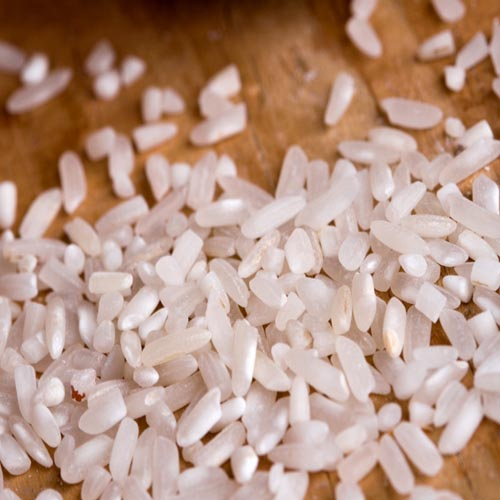
#> input picture temp.jpg, 500 x 500 px, given in place of Basmati (1).jpg, which was not available
$ python Test_Robustness.py
#> lines starting #> are read from the running program, lines starting #| are printed output that depends on the picture; after the words box and inside, x2 and y2 are one past the last pixel; in counts of white or black regions, pixels touching at a corner belong together; pictures that were not available may be replaced by others from this repository, and a replacement may not be noted
### Broken_Grains_Analysis/Preprocessing.py
import cv2
import numpy as np

def preprocess_image(image_path):
    # Load the image
    image = cv2.imread(image_path)

    if image is None:
        print(f"⚠ Warning: Unable to read image at {image_path}")
        return None, None

    # 1. Convert to grayscale
    gray_image = cv2.cvtColor(image, cv2.COLOR_BGR2GRAY)

    # 2. Applying Gaussian Blur to reduce noise
    blurred_image = cv2.GaussianBlur(gray_image, (5, 5), 0)

    # 3. Applying Otsu Thresholding to get binary image
    # Note: We check if the background is light or dark
    # Most rice datasets have dark backgrounds, but real photos might vary.
    _, thresh = cv2.threshold(blurred_image, 0, 255, cv2.THRESH_BINARY + cv2.THRESH_OTSU)

    # Simple check: if more than 50% pixels are white, invert (assuming background should be black)
    if np.sum(thresh == 255) > np.sum(thresh == 0):
        thresh = cv2.bitwise_not(thresh)

    # 4. Cleanup: Simple noise removal while preserving small particles
    # Instead of opening, we use a small median blur to remove single-pixel noise
    processed_binary = cv2.medianBlur(thresh, 3)

    # 5. Fill holes in grains
    cnts, _ = cv2.findContours(processed_binary, cv2.RETR_EXTERNAL, cv2.CHAIN_APPROX_SIMPLE)
    for c in cnts:
        cv2.drawContours(processed_binary, [c], 0, 255, -1)

    return processed_binary, image

### Broken_Grains_Analysis/Segmentation.py
import cv2
import numpy as np
from scipy import ndimage
from skimage.feature import peak_local_max
from skimage.segmentation import watershed

def segment_grains(binary_image):
    """
    Improved watershed segmentation for overlapping grains
    (Balanced version – keeps peak detection but fixes merging issue)
    """

    # Ensure binary is correct type
    binary = binary_image.astype(bool)

    # Step 1: Distance transform
    distance = ndimage.distance_transform_edt(binary)

    # Step 2: FIXED adaptive min_distance (VERY IMPORTANT)
    max_dist = np.max(distance)

    if max_dist > 0:
        # MUCH smaller than before (key fix)
        adaptive_min_dist = int(max_dist * 0.12)
        adaptive_min_dist = max(2, min(adaptive_min_dist, 10))
    else:
        adaptive_min_dist = 5

    # Step 3: Find local maxima (grain centers)
    local_maxi = peak_local_max(
        distance,
        min_distance=adaptive_min_dist,
        labels=binary,
        footprint=np.ones((3, 3))   # helps detect more peaks
    )

    # Step 4: Create markers
    markers = np.zeros(distance.shape, dtype=int)
    for i, (r, c) in enumerate(local_maxi):
        markers[r, c] = i + 1

    # Step 5: Apply watershed
    labels = watershed(-distance, markers, mask=binary)

    return labels, distance

# [3 lines that do not run on import are left out]

### Broken_Grains_Analysis/Feature_Analysis.py
import cv2
import numpy as np

def extract_features(labels):
    """
    Extract geometric features from segmented grains
    with area-based filtering to remove noise and over-segmentation.
    """

    grain_features = []

    # 🔥 Thresholds (tune if needed)
    MIN_AREA = 25     # remove very small noise
    MAX_AREA = 12000  # optional: remove very large merged grains

    # Iterate through each grain
    for label in np.unique(labels):
        if label == 0:
            continue

        # Create mask
        mask = np.uint8(labels == label) * 255

        # Find contours
        contours, _ = cv2.findContours(mask, cv2.RETR_EXTERNAL, cv2.CHAIN_APPROX_SIMPLE)

        if len(contours) == 0:
            continue

        cnt = contours[0]

        # ---------------------------
        # 1. AREA
        # ---------------------------
        area = cv2.contourArea(cnt)

        # 🚨 AREA FILTER (IMPORTANT)
        if area < MIN_AREA or area > MAX_AREA:
            continue

        # ---------------------------
        # 2. AXIS LENGTHS
        # ---------------------------
        if len(cnt) >= 5:
            (x, y), (d1, d2), angle = cv2.fitEllipse(cnt)
            major_axis = max(d1, d2)
            minor_axis = min(d1, d2)
        else:
            x, y, w, h = cv2.boundingRect(cnt)
            major_axis = max(w, h)
            minor_axis = min(w, h)
            x, y = int(x + w / 2), int(y + h / 2)

        # ---------------------------
        # 3. ASPECT RATIO
        # ---------------------------
        aspect_ratio = major_axis / minor_axis if minor_axis != 0 else 0

        # ---------------------------
        # STORE FEATURES
        # ---------------------------
        grain_features.append({
            'label': int(label),
            'area': float(area),
            'length': float(major_axis),
            'width': float(minor_axis),
            'aspect_ratio': float(aspect_ratio),
            'centroid': (int(x), int(y))
        })

    return grain_features

### Broken_Grains_Analysis/Classification.py
import numpy as np

# Predefined Variety Characteristics for Better Quality Analysis
# Values are based on typical proportions (L/W ratio) for these classes
VARIETY_DATA = {
    'Arborio': {'min_aspect_ratio': 1.6, 'expected_area_ratio': 0.70},
    'Basmati': {'min_aspect_ratio': 3.0, 'expected_area_ratio': 0.65},
    'Ipsala': {'min_aspect_ratio': 2.5, 'expected_area_ratio': 0.75},
    'Jasmine': {'min_aspect_ratio': 2.8, 'expected_area_ratio': 0.70},
    'Karacadag': {'min_aspect_ratio': 1.5, 'expected_area_ratio': 0.60},
}

def classify_grains(grain_features, variety_name=None):
    """
    Decides if a grain is 'Full' or 'Broken'.
    Uses variety-specific reference data for professional-grade results.
    """
    if len(grain_features) == 0:
        return [], (0, 0)

    # STEP 1: Find sample reference (still useful as a secondary check)
    max_length = max(g['length'] for g in grain_features)
    max_area = max(g['area'] for g in grain_features)

    # STEP 2: Use variety-aware logic
    variety_info = VARIETY_DATA.get(variety_name, {'expected_area_ratio': 0.70})

    # Thresholds: If specific variety is known, we can be more strict
    length_limit = max_length * 0.75
    area_limit = max_area * variety_info['expected_area_ratio']

    # STEP 3: Classification pass
    for grain in grain_features:
        # A grain is broken if it's much smaller than the largest in the sample
        # OR if its aspect ratio is way off from the variety standard (indicating broken pieces)
        is_small = grain['area'] < area_limit or grain['length'] < length_limit

        # If we know the variety, we can also check for shape integrity (Aspect Ratio)
        # Note: we use a relaxed check here as broken grains often have low aspect ratios
        is_deformed = False
        if variety_name in VARIETY_DATA:
            # If it's supposed to be long (Basmati) but is round, it's likely a broken piece
            target_ar = VARIETY_DATA[variety_name]['min_aspect_ratio']
            if grain['aspect_ratio'] < target_ar * 0.6: # 40% deviation allowed
                is_deformed = True

        if is_small:
            grain['classification'] = 'Broken'
        elif variety_name in VARIETY_DATA:
            # High tolerance for shape (50% deviation)
            target_ar = VARIETY_DATA[variety_name]['min_aspect_ratio']
            if grain['aspect_ratio'] < target_ar * 0.5:
                grain['classification'] = 'Broken'
            else:
                grain['classification'] = 'Full'
        else:
            grain['classification'] = 'Full'

    return grain_features, (max_length, max_area)

### src/Test_Robustness.py
import cv2
import numpy as np
import os
import matplotlib.pyplot as plt
from pathlib import Path
import sys

# Add paths
sys.path.append(str(Path(__file__).parent.parent / "Broken_Grains_Analysis"))
sys.path.append(str(Path(__file__).parent))

from Preprocessing import preprocess_image
from Segmentation import segment_grains
from Feature_Analysis import extract_features
from Classification import classify_grains

# ==========================================
# 🛡️ SYSTEM ROBUSTNESS TEST
# ==========================================
# This script tests how the system handles "Bad" images:
# 1. Dark Images (Low Exposure)
# 2. Noisy Images (Digital Noise)
# It proves your computer vision logic works in the real world.
# ==========================================

def add_noise(image):
    """Adds artificial Gaussian noise."""
    row, col, ch = image.shape
    mean = 0
    sigma = 15
    gauss = np.random.normal(mean, sigma, (row, col, ch))
    noisy = image + gauss
    return np.clip(noisy, 0, 255).astype(np.uint8)

def adjust_brightness(image, factor):
    """Adjusts brightness (0.5 = Dark, 1.5 = Bright)."""
    return cv2.convertScaleAbs(image, alpha=factor, beta=0)

def run_robustness_check():
    sample_path = r"c:\Users\Fatima\Desktop\Rice_thesis_project\Dataset\Rice_Image_Dataset\Basmati\Basmati (1).jpg"
    results_dir = Path(r"c:\Users\Fatima\Desktop\Rice_thesis_project\Results\Robustness_Test")
    results_dir.mkdir(parents=True, exist_ok=True)

    original = cv2.imread(sample_path)
#> original is the input picture: shape (500, 500, 3); mean B, G, R 133.6, 149.8, 183.1

    # Create versions
    dark = adjust_brightness(original, 0.4)
    noisy = add_noise(original)

    tests = [
        ("Original", original),
        ("Dark_Environment", dark),
        ("Digital_Noise", noisy)
    ]

    fig, axes = plt.subplots(1, 3, figsize=(18, 6))

    for i, (name, img) in enumerate(tests):
        # 1. Save temp image to process
        temp_p = results_dir / f"temp_{name}.jpg"
        cv2.imwrite(str(temp_p), img)

        # 2. Run Pipeline
        binary, _ = preprocess_image(str(temp_p))
#> in preprocess_image, `_, thresh = cv2.threshold(blurred_image, 0, 255, cv2.THRESH_BINARY + c..`:
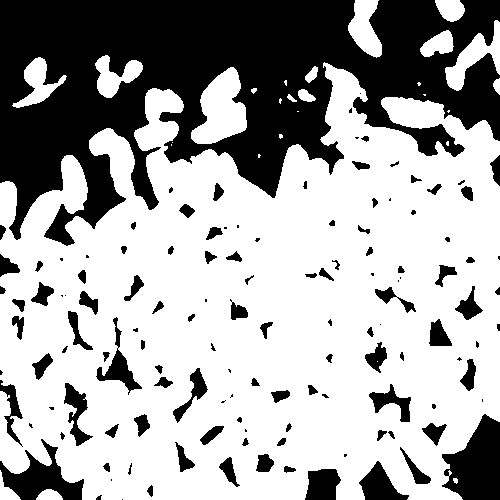
#> thresh: shape (500, 500); 65.5% white; 130 black regions (40 under 20 px), largest, box (x1, y1, x2, y2) and area: (0, 0, 500, 246) 66280, (442, 414, 500, 500) 3350, (0, 439, 84, 500) 2180
#> in preprocess_image, `processed_binary = cv2.medianBlur(thresh, 3)`: processed_binary: shape (500, 500); 34.4% white; 123 white regions (35 under 20 px)
#> in preprocess_image, `cnts, _ = cv2.findContours(processed_binary, cv2.RETR_EXTERNAL, cv2.CH..`: cnts = 123 contours, 47 with area under 20; largest, box (x1, y1, x2, y2) and area: (0, 0, 500, 246) 70618, (442, 414, 500, 500) 3262, (0, 439, 84, 500) 2030, (359, 461, 409, 500) 924, (305, 469, 341, 500) 842
#> the loop in preprocess_image, `for c in cnts:` made 123 passes
#> c on passes 9, 19, 30, 31, 40, 41, 45: [[345, 454], [344, 455], [345, 456], [346, 455]], [[245, 430], [246, 430]], [[222, 401], [222, 402], [223, 402], [223, 401]], [[231, 395], [231, 396], [232, 395]], [[229, 370], [229, 371], [230, 371], [230, 370]], [[0, 370], [0, 374], [1, 373], [1, 371]], [[458, 358], [458, 359], [460, 359], [460, 358]]
#> after the loop in preprocess_image, `for c in cnts:`:
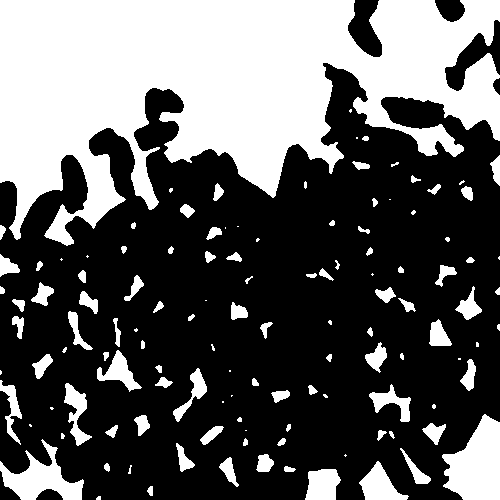
#> processed_binary: shape (500, 500); 36.7% white; 123 white regions (35 under 20 px), largest, box (x1, y1, x2, y2) and area: (0, 0, 500, 246) 72015, (442, 414, 500, 500) 3385, (0, 439, 84, 500) 2175
        labels, _ = segment_grains(binary)
#> in segment_grains, `distance = ndimage.distance_transform_edt(binary)`:
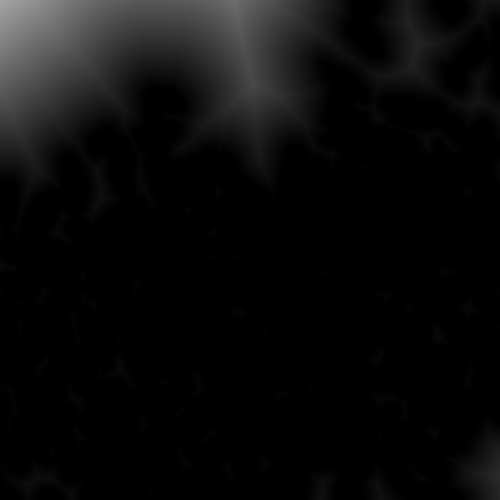
#> distance: shape (500, 500) float64; min 0, max 164.3, mean 11.3
#> in segment_grains, `max_dist = np.max(distance)`: max_dist = 164.3
#> in segment_grains, `adaptive_min_dist = int(max_dist * 0.12)`: adaptive_min_dist = 19
#> in segment_grains, `adaptive_min_dist = max(2, min(adaptive_min_dist, 10))`: adaptive_min_dist = 10
#> in segment_grains, `local_maxi = peak_local_max( distance, min_distance=adaptive_min_dist,..`: local_maxi = 218 pairs, first value 10 to 489, second value 10 to 489
#> the loop in segment_grains, `for i, (r, c) in enumerate(local_maxi):` made 218 passes
#> (r, c) on passes 1 to 3: (10, 10), (10, 235), (10, 153)
#> after the loop in segment_grains, `for i, (r, c) in enumerate(local_maxi):`:
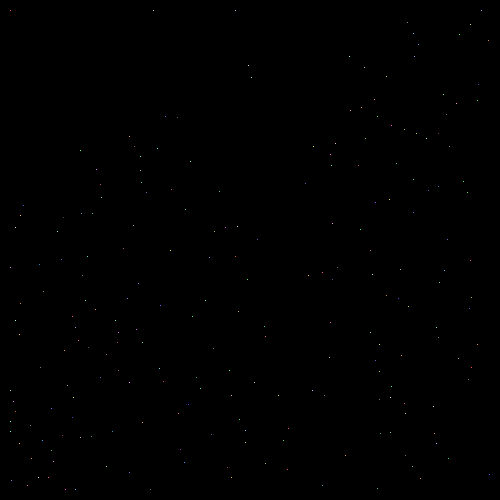
#> markers: shape (500, 500) int64; 219 distinct labels, from 0 to 218; one colour per label, 0 black
#> in segment_grains, `labels = watershed(-distance, markers, mask=binary)`:
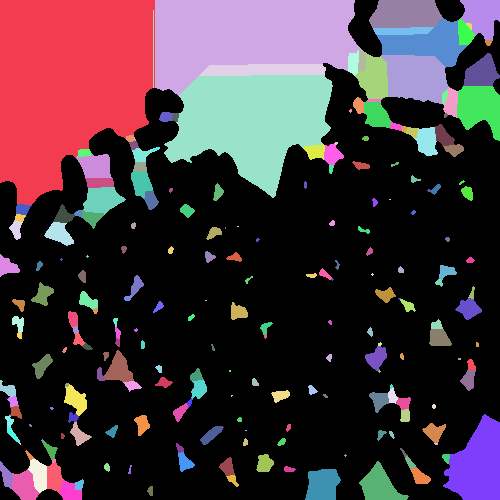
#> labels: shape (500, 500) int64; 219 distinct labels, from 0 to 218; one colour per label, 0 black
        features = extract_features(labels)
#> the loop in extract_features, `for label in np.unique(labels):` made 219 passes
#> (area, x, y, d1, d2, angle, major_axis, minor_axis) on passes 5, 7, 8, 9, 10, 11, 12, 13, 14, 15, 16, 17: (1202.5, 257.2, 69.54, 11.78, 163.9, 89.41, 163.9, 11.78), (2091.5, 424.2, 41.22, 51.56, 88.03, 93.74, 88.03, 51.56), (3209, 487.8, 460.3, 63.84, 103.8, 37.8, 103.8, 63.84), (338.5, 403.8, 30.45, 7.54, 71.58, 88.96, 71.58, 7.54), (1699, 404.5, 14.28, 37.62, 71.15, 85.5, 71.15, 37.62), (2427.5, 414, 76.4, 47.66, 71.02, 108.5, 71.02, 47.66), (977, 373.7, 77.52, 31.23, 46.08, 170.5, 46.08, 31.23), (1595.5, 479.1, 107.6, 44.93, 59.5, 148.4, 59.5, 44.93), (1060, 480.2, 6.96, 36.41, 61.5, 167.5, 61.5, 36.41), (740, 480.2, 76.65, 29.91, 44, 29.6, 44, 29.91), (748, 101.6, 199.5, 25.64, 40.75, 78.51, 40.75, 25.64), (923.5, 406.6, 537.9, 41.65, 178.3, 150.1, 178.3, 41.65)
#> (area, x, y, d1, d2, angle, major_axis, minor_axis) on passes 61 to 66: (182, 468.6, 379.8, 14.94, 20.59, 24.05, 20.59, 14.94), (161, 226.9, 466.1, 13.96, 19.21, 163.8, 19.21, 13.96), (178, 420.7, 477.8, 12.49, 24.63, 136.5, 24.63, 12.49), (144.5, 453.5, 149.2, 12.28, 18.53, 91.73, 18.53, 12.28), (93.5, 196.2, 375.4, 12.13, 13.36, 16.64, 13.36, 12.13), (86.5, 392, 396.2, 8.49, 15.36, 171.2, 15.36, 8.49)
#> after the loop in extract_features, `for label in np.unique(labels):`:
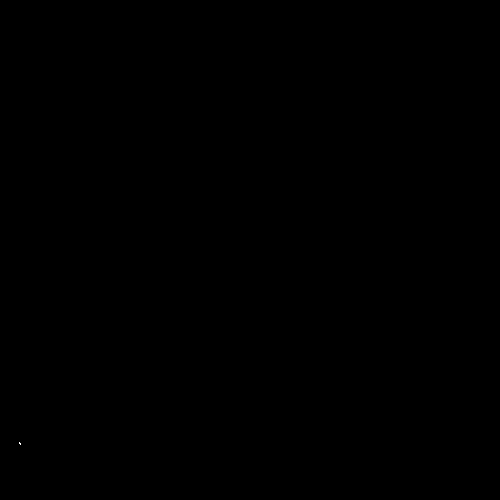
#> mask: shape (500, 500); 0% white in thin lines or dots, all inside (x1, y1, x2, y2) = (19, 442, 21, 445)
        classified, _ = classify_grains(features)
#> the loop in classify_grains, `for grain in grain_features: # A grain is broken if it's much smaller ..` made 140 passes

        counts = len(classified)

        # 3. Viz
        axes[i].imshow(cv2.cvtColor(img, cv2.COLOR_BGR2RGB))
        axes[i].set_title(f"Test: {name}\nGrains Detected: {counts}", fontsize=12, fontweight='bold')
        axes[i].axis('off')

        # Clean up
        if temp_p.exists(): os.remove(temp_p)

    plt.suptitle("System Robustness Validation\n(Testing Detection Stability under Non-Ideal Conditions)",
                 fontsize=16, fontweight='bold', y=1.05)

    save_path = results_dir / "Robustness_Results.png"
    plt.savefig(save_path, dpi=300, bbox_inches='tight')
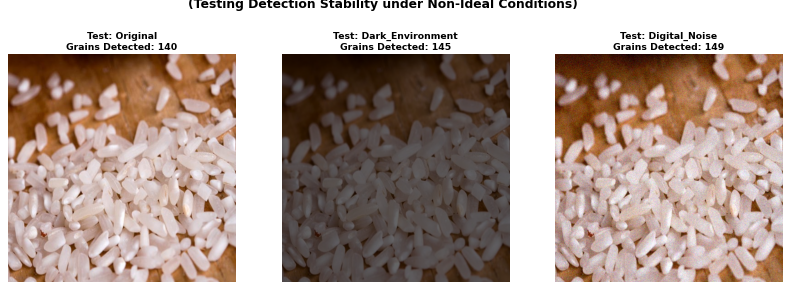
#> figure drawn by matplotlib, 3 panels
    print(f"✨ Robustness test completed! Results: {save_path}")

if __name__ == "__main__":
    run_robustness_check()
